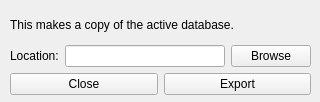
<?xml version="1.0" encoding="UTF-8"?>
<ui version="4.0">
 <class>exportWin</class>
 <widget class="QWidget" name="exportWin">
  <property name="geometry">
   <rect>
    <x>0</x>
    <y>0</y>
    <width>320</width>
    <height>102</height>
   </rect>
  </property>
  <property name="windowTitle">
   <string>Export Data</string>
  </property>
  <widget class="QWidget" name="layoutWidget">
   <property name="geometry">
    <rect>
     <x>10</x>
     <y>10</y>
     <width>301</width>
     <height>85</height>
    </rect>
   </property>
   <layout class="QVBoxLayout" name="verticalLayout">
    <item>
     <widget class="QLabel" name="label_2">
      <property name="text">
       <string>This makes a copy of the active database.</string>
      </property>
     </widget>
    </item>
    <item>
     <layout class="QHBoxLayout" name="horizontalLayout">
      <item>
       <widget class="QLabel" name="label">
        <property name="text">
         <string>Location:</string>
        </property>
       </widget>
      </item>
      <item>
       <widget class="QLineEdit" name="locationBox"/>
      </item>
      <item>
       <widget class="QPushButton" name="browseBtn">
        <property name="text">
         <string>Browse</string>
        </property>
       </widget>
      </item>
     </layout>
    </item>
    <item>
     <layout class="QHBoxLayout" name="horizontalLayout_2">
      <item>
       <widget class="QPushButton" name="closeBtn">
        <property name="text">
         <string>Close</string>
        </property>
       </widget>
      </item>
      <item>
       <widget class="QPushButton" name="exportBtn">
        <property name="text">
         <string>Export</string>
        </property>
       </widget>
      </item>
     </layout>
    </item>
   </layout>
  </widget>
 </widget>
 <resources/>
 <connections/>
</ui>
